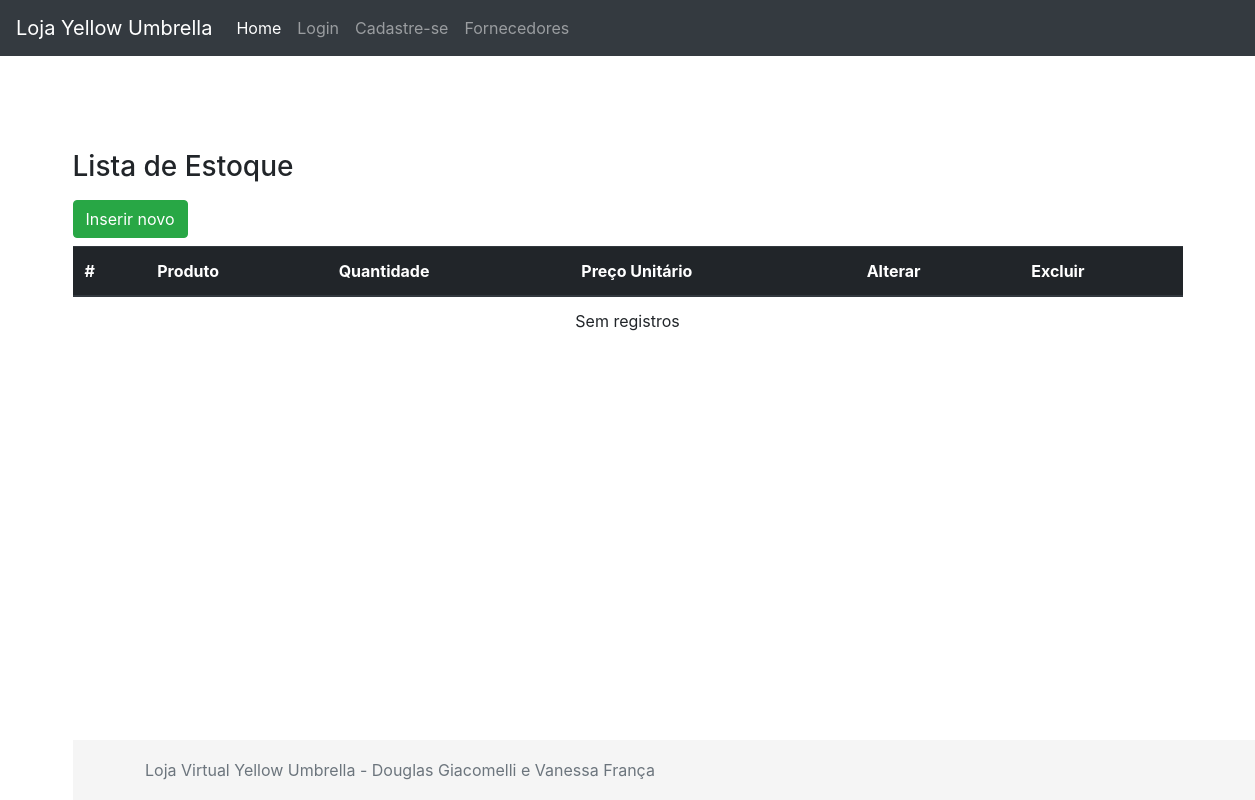
The app's page /estoque/view_estoque.php, older data.
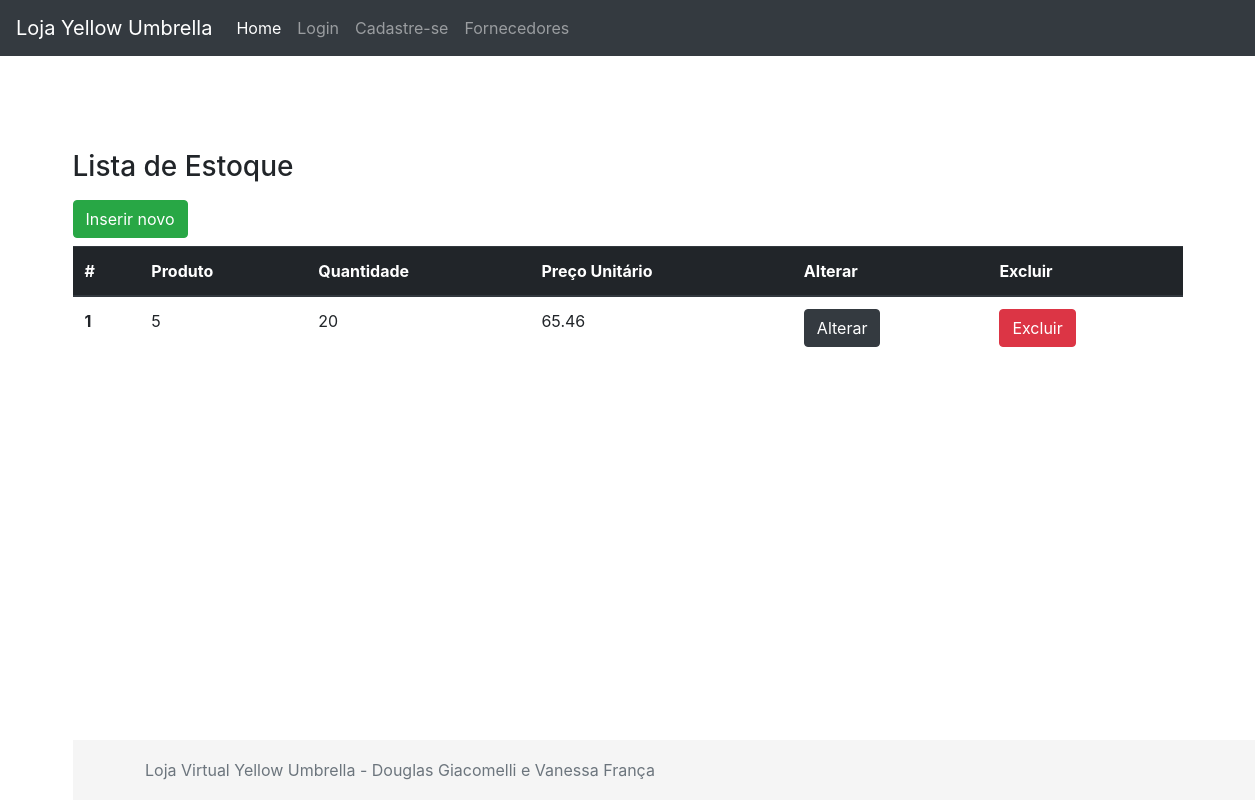
The same page, newer data.
### tables this page shows
CREATE TABLE `estoque` (
  `id` int NOT NULL AUTO_INCREMENT,
  `quantidade` int NOT NULL,
  `preco` decimal(12,2) NOT NULL,
  `produto_id` int NOT NULL,
  PRIMARY KEY (`id`),
  KEY `produto_id` (`produto_id`),
  CONSTRAINT `estoque_ibfk_1` FOREIGN KEY (`produto_id`) REFERENCES `produto` (`id`)
);

### fachada.php (called while the page is built, shortened)
<?php
include_once('model/Estoque.php');
include_once('dao/mysql/MysqlDaoFactory.php');
$factory = new MysqlDaofactory();
?>

### dao/mysql/MysqlDaoFactory.php (called while the page is built, shortened)
<?php
include_once('MysqlEstoqueDao.php');
class MysqlDaofactory extends DaoFactory {
    private $host = "localhost";
    private $db_name = "web2";
    private $port = "3306";
    private $username = "root";
    private $password = "v6a10fr4nc486";
    public function getConnection(){
        $this->conn = null;
        $dsn="mysql:host=" . $this->host . ";port=" . $this->port . ";dbname=" . $this->db_name;
        try{
            $this->conn = new PDO($dsn, $this->username, $this->password);
      }catch(PDOException $exception){
            echo "Connection error: " . $exception->getMessage() . "\n";
            echo "DSN = " . $dsn;
        }
        return $this->conn;
    }
    public function getEstoqueDao() {
        return new MysqlEstoqueDao($this->getConnection());
    }
}
?>

### dao/DAO.php (called while the page is built, shortened)
<?php
abstract class DAO {
    public function __construct($conn){
        $this->conn = $conn;
    }
}
?>

### dao/mysql/MysqlEstoqueDao.php (called while the page is built, shortened)
<?php
include_once($_SERVER['DOCUMENT_ROOT'].'/yellow_umbrella/dao/DAO.php');
class MysqlEstoqueDao extends DAO implements EstoqueDao {
    private $table_name = 'estoque';
    public function buscaTodos() {
        $query = "SELECT
                    e.id, e.quantidade, e.preco, produto_id, p.nome as produto_nome
                FROM
                    " . $this->table_name ." e
                    JOIN produto p on (produto_id = p.id)
                    ORDER BY id ASC";
        $stmt = $this->conn->prepare( $query );
        $stmt->execute();
        $estoques = [];
        while ($row = $stmt->fetch(PDO::FETCH_ASSOC)){
            extract($row);
            $estoque = new Estoque($id, $quantidade, $preco, $produto_id, $produto_nome);
            $estoques[] = $estoque;
        }
        return $estoques;
    }
}
?>

### model/Estoque.php (called while the page is built, shortened)
<?php
class Estoque{
    private $id;
    private $quantidade;
    private $preco;
    private $produto_id;
    public function __construct( $id=null, $quantidade, $preco, $produto_id, $produto_nome=null){
        $this->id=$id;
        $this->quantidade=$quantidade;
        $this->preco=$preco;
        $this->produto_id=$produto_id;
    }
    public function getId() { return $this->id; }
    public function getQuantidade() { return $this->quantidade; }
    public function getPreco() { return $this->preco; }
    public function getProduto() { return $this->produto_id; }
}
?>

### estoque/view_estoque.php (the view, shortened to what this page needs)
<?php
    include "../fachada.php";
    include "../header.php";
    $dao = $factory->getEstoqueDao();
    $estoque = $dao->buscaTodos();
?>
<main role="main" class="container">
    <h3 class="mb-3">Lista de Estoque</h3>
    <div class="row">
        <div class="col-12">
            <a href="view_cadastro_estoque.php" class="btn btn-success mb-2">Inserir novo</a>
        </div>
        <div class="col-12">
        <table class="table">
            <thead class="thead-dark">
                <tr>
                <th scope="col">#</th>
                <th scope="col">Produto</th>
                <th scope="col">Quantidade</th>
                <th scope="col">Preço Unitário</th>
                <th scope="col">Alterar</th>
                <th scope="col">Excluir</th>
                </tr>
            </thead>
            <tbody>
            <?php
                if ($estoque){
                    foreach($estoque as $item){
            ?>
                <tr>
                <th scope="row"><?=$item->getID()?></th>
                <td><?=$item->getProduto()?></td>
                <td><?=$item->getQuantidade()?></td>
                <td><?=$item->getPreco()?></td>
                <td><a href="view_editar_estoque.php?id=<?=$item->getID()?>" class="btn btn-dark">Alterar</button></td>
                <td><a href="exclui_estoque.php?id=<?=$item->getID()?>" id="excluiProduto" class="btn btn-danger" onclick="return confirm('Você quer mesmo remover este estoque?')">Excluir</button></td>
                </tr>
            <?php
                    }
                }else{
                    echo "<td colspan=6 style='text-align:center;'>Sem registros</td>";
                }
            ?>
            </tbody>
        </table>
        </div>
    </div>
<main>
<?php include "../footer.php"; ?>

### header.php (shortened to what this page needs)
<!doctype html>
<html lang="en">
  <head>
    <link href="../assets/bootstrap4/dist/css/bootstrap.min.css" rel="stylesheet">
    <link href="../assets/css/sticky-footer.css" rel="stylesheet">
  </head>
  <body>
    <header>
      <nav class="navbar navbar-expand-md navbar-dark fixed-top bg-dark">
        <a class="navbar-brand" href="index.php">Loja Yellow Umbrella</a>
        <div class="collapse navbar-collapse" id="navbarCollapse">
          <ul class="navbar-nav mr-auto">
            <li class="nav-item active">
              <a class="nav-link" href="index.php">Home <span class="sr-only">(current)</span></a>
            </li>
            <li class="nav-item">
              <a class="nav-link" href="login.php">Login</a>
            </li>
            <li class="nav-item">
              <a class="nav-link" href="editaUsuario.php">Cadastre-se</a>
            </li>
            <li class="nav-item">
              <a class="nav-link" href="fornecedores.php">Fornecedores</a>
            </li>
          </ul>
        </div>
      </nav>
    </header>

### footer.php (shortened to what this page needs)
<footer class="footer">
      <div class="container">
        <span class="text-muted">Loja Virtual Yellow Umbrella - Douglas Giacomelli e Vanessa França</span>
      </div>
    </footer>
  </body>
</html>

### assets/css/sticky-footer.css (style rules this page uses)
html { position: relative; min-height: 100%; }
body { margin-bottom: 60px; }
.footer { position: absolute; bottom: 0; width: 100%; height: 60px; line-height: 60px; background-color: #f5f5f5; }
body > .container { padding: 150px 15px 0; }
.footer > .container { padding-right: 15px; padding-left: 15px; }

Row changes from the older to the newer data that the page shows:
added estoque: id "1", produto "5", quantidade "20", preco "65.46"
Text that changed along with them:
text no longer shown: "Sem registros"
